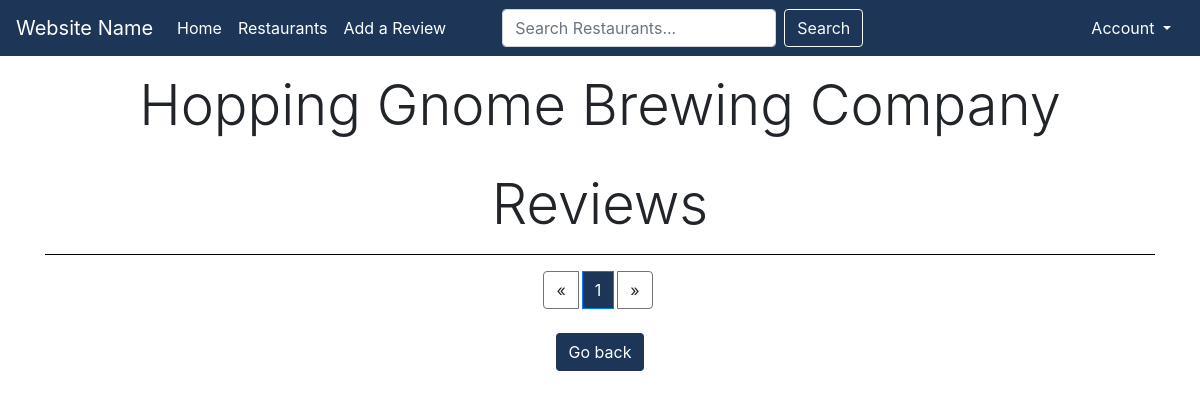
The app's page /all-reviews/23/, older data.
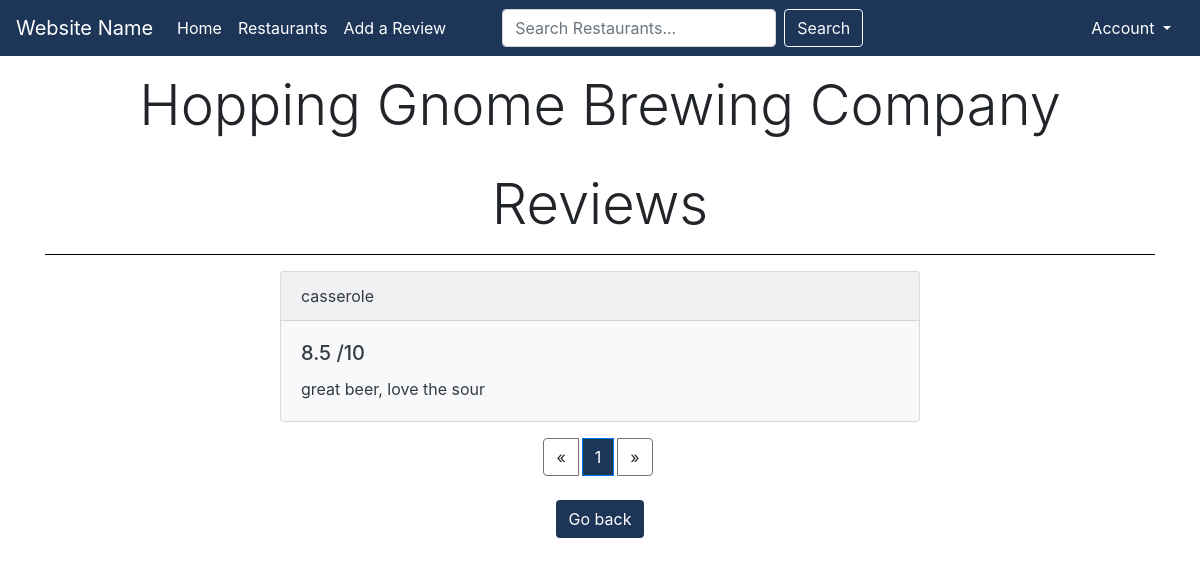
The same page, newer data.
### restaurants/models.py (models this page shows, shortened)
class Restaurant(models.Model):
    name = models.CharField(max_length=100, null=False)
    tags = models.CharField(max_length=50, null=True)
    local_highlight = models.CharField(max_length=500, null=True)
    class Meta:
        db_table = "restaurant"

class Rating(models.Model):
    user = models.ForeignKey(
        User, on_delete=models.CASCADE, null=False)
    restaurant = models.ForeignKey(
        Restaurant, on_delete=models.CASCADE, null=False)
    rating = models.DecimalField(decimal_places=1, max_digits=3)
    review = models.TextField(null=True, blank=True)
    updated = models.DateTimeField(auto_now=True)
    created = models.DateTimeField(auto_now_add=True)
    class Meta:
        ordering = ['-updated', '-created']
        unique_together = [['user', 'restaurant']]

### restaurants/views.py (the view)
# urls.py: path("all-reviews/<str:pk>/", views.allReviews, name="all-reviews"),
def allReviews(request, pk):
    restaurant = Restaurant.objects.get(id=pk)
    try:
        reviews = Rating.objects.filter(restaurant__id=pk)
        paginator = Paginator(reviews, 10)
        page_number = request.GET.get('page', 1)
        page_obj = paginator.get_page(page_number)
        page_obj.adjusted_elided_pages = paginator.get_elided_page_range(page_number, on_each_side=2)
        context = {'restaurant': restaurant,  'reviews': reviews, 'page_obj': page_obj}
    except:
        context = {'restaurant': restaurant}
        redirect('restaurant/' + pk)
    return render(request, "restaurants/all-restaurant-reviews.html", context)

### restaurants/templates/restaurants/all-restaurant-reviews.html (shortened to what this page needs)
{% extends 'restaurants/base.html' %}
{% block content %}
  <div>
      <h1 class="display-4 text-center">{{restaurant.name}}</h1>
      <br>
  </div>
<div class="container">
    <h1 class="display-4 text-center">Reviews</h1>
  <hr size="10" color="#000000" noshade>
  {% for review in page_obj %}
  <div class="card text-dark bg-light mb-3">
    <div class="card-header">{{review.user}}</div>
      <div class="card-body">
        <h5 class="card-title">{{review.rating}} /10</h5>
        <p class="card-text">{{review.review}}</p>
      </div>
  </div>
  {% endfor %}
  <nav class="mt-3" aria-label="Page navigation">
    <ul class="pagination justify-content-center flex-wrap mt-2 mb-4">
      {% if page_obj.has_previous %}
          <li class="page-item mr-1"><a class="page-link" href="?page={{ page_obj.previous_page_number }}">&laquo;</a></li>
      {% else %}
          <li class="page-item mr-1"><a class="page-link">&laquo;</a></li>
      {% endif %}
      {% for i in page_obj.adjusted_elided_pages|default_if_none:page_obj.paginator.get_elided_page_range %}
          {% if page_obj.number == i %}
              <li class="active page-item mr-1"><span class="page-link" id="activeItem">{{ i }} <span class="sr-only">(current)</span></span>
              </li>
          {% else %}
              {% if i == page_obj.paginator.ELLIPSIS %}
                  <li class="page-item mr-1"><a class="page-link">{{ i }}</a></li>
              {% else %}
                  <li class="page-item mr-1"><a class="page-link" href="?page={{ i }}">{{ i }}</a></li>
              {% endif %}
          {% endif %}
      {% endfor %}
      {% if page_obj.has_next %}
          <li class="page-item mr-1"><a class="page-link" href="?page={{ page_obj.next_page_number }}">&raquo;</a></li>
      {% else %}
          <li class="page-item mr-1"><a class="page-link">&raquo;</a></li>
      {% endif %}
  </ul></nav>
    <div class="d-flex justify-content-center">
        <a class="btn darkBlue mb-1" href="{% url 'restaurant' restaurant.id %}">Go back</a>
    </div>
</div>
{% endblock %}

### restaurants/templates/restaurants/base.html (shortened to what this page needs)
<!DOCTYPE html>
<html>
    <head>
        <link rel="stylesheet" href="https://stackpath.bootstrapcdn.com/bootstrap/4.3.1/css/bootstrap.min.css">
        <link href="https://cdn.jsdelivr.net/npm/select2@4.1.0-rc.0/dist/css/select2.min.css" rel="stylesheet" />
    </head>
    <body>
        <nav class="navbar sticky-top navbar-expand-lg navbar-dark mb-3" style="background-color: #1d3557">
            <a class="navbar-brand" href="/">Website Name</a>
            <div class="collapse navbar-collapse justify-content-between" id="navbarNavDropdown">
                <ul class="navbar-nav">
                    <li class="nav-item">
                        <a class="nav-link active" href="/">Home</a>
                    </li>
                    <li class="nav-item">
                        <a class="nav-link active" href="{% url 'restaurants' %}">Restaurants</a>
                    </li>
                    <li class="nav-item">
                        <a class="nav-link active" href="{% url 'addrating' %}">Add a Review</a>
                    </li>
                    <form class="form-inline mb-0 ml-5" action="{% url 'restaurants' %}" method="POST">
                        <input class="form-control mr-sm-2" method="POST" type="search" placeholder="Search Restaurants..." aria-label="Search" name="search">
                        <button id="searchButton" class="btn btn-outline-light my-2 my-sm-0" type="submit">Search</button>
                    </form>
                </ul>
            </div>
            <div class="dropdown">
                <button class="btn darkBlue dropdown-toggle" type="button" id="dropdownMenuButton" data-toggle="dropdown" aria-haspopup="true" aria-expanded="false">
                    Account
                </button>
              </div>
        </nav>
        <div id="content", name="content">
            {% block content %}
            {% endblock %}
        </div>
    </body>
</html>

### restaurants/templates/restaurants/base.html (style rules this page uses)
.darkBlue { background-color: #1d3557; color: white; }
.nav-link { border-radius:5px; }

### restaurants/templates/restaurants/all-restaurant-reviews.html (style rules this page uses)
.darkBlue { background-color: #1d3557; color: white; }
.card { max-width: 40rem; margin: 0 auto; }
.page-link { border-color: #747373; }
#activeItem { background-color: #1d3557; }

Row changes from the older to the newer data that the page shows:
added Rating: user "casserole", rating "8.5", review "great beer, love the sour"
